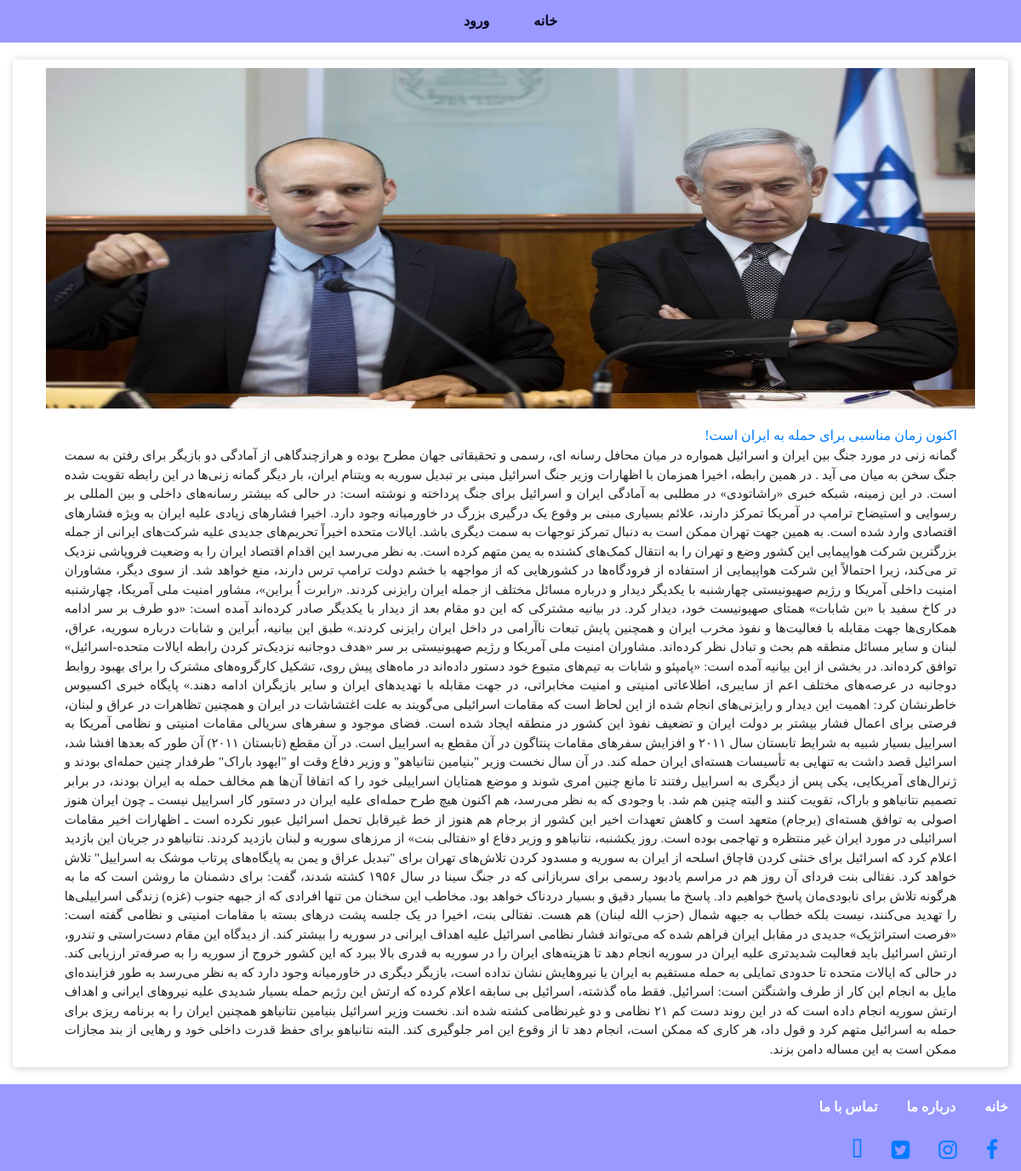
/readmore.php?postid=2, run on the app's committed database.
### tables this page shows
CREATE TABLE `menu` (
  `id` int(11) NOT NULL,
  `title` varchar(100) NOT NULL,
  `link` varchar(200) NOT NULL
);

CREATE TABLE `post` (
  `id` int(11) NOT NULL,
  `title` varchar(100) NOT NULL,
  `src` varchar(100) NOT NULL,
  `content` varchar(5000) NOT NULL
);

### readmore.php (the view, shortened to what this page needs)
<?php include ("header.php"); ?>
<?php include ("config.php"); ?>
<?php
$postid=$_GET["postid"];
$posrsql="SELECT * FROM  `post` WHERE `id`=$postid;";
$postquery=mysqli_query($connect,$posrsql);
while($postfetch=mysqli_fetch_assoc($postquery))
{
?>
    <div class="rm-big-content">
       <div class="rm-big-content-thumb">
        <img src=<?php echo $postfetch["src"]; ?>>
       </div>
       <div class="rm-big-content-txt">
        <a href="#"><?php echo $postfetch["title"]; ?></a>
        <p><?php echo $postfetch["content"]; ?></p>
       </div>
    </div>
<?php
}
?>
 <?php include ("footer.php"); ?>
</body>
</html>

### header.php (shortened to what this page needs)
<!DOCTYPE html>
<html>
<head>
    <link rel="stylesheet" href="https://cdnjs.cloudflare.com/ajax/libs/font-awesome/4.7.0/css/font-awesome.min.css">
    <link rel="stylesheet" href="css/bootstrap.min.css">
    <link rel="stylesheet" href="css/fontawesome.css">
	<link rel="stylesheet" href="css/style.css">
</head>
<body>
    <div class="menu">
            <ul class="nav justify-content-center">
            <?php
			 include ("config.php");
			 $mnu="SELECT * FROM  `menu` ORDER BY  `id` DESC ;";
			 $mnuresult=mysqli_query($connect,$mnu);
			 while($mnufetch=mysqli_fetch_assoc($mnuresult))
			 {
			?>
                <li class="nav-item active"><a href=<?php echo $mnufetch["link"] ?> class="nav-link"><?php echo $mnufetch["title"] ?></a></li>
                <?php
			 }
				?>
            </ul>
    </div>

### css/style.css (style rules this page uses)
*,div,p,ul { padding:0px; margin:0px; }
body { font-family:"b yekan"; direction: rtl; }
.menu { background-color: #9999ff; }
.menu li a { color:#00001a; font-weight: 800; }
.menu li { padding:5px 10px; border-radius: 10px; }
.rm-big-content { text-align: right; direction: rtl; margin: 20px 15px; border-radius: 5px; -webkit-box-shadow: 1px 1px 10px 0px rgba(204,204,204,1); -moz-box-shadow: 1px 1px 10px 0px rgba(204,204,204,1); box-shadow: 1px 1px 10px 0px rgba(204,204,204,1); padding: 10px; min-height: 500px; height: auto; }
.rm-big-content-thumb { text-align: center; margin-bottom: 20px; }
.rm-big-content-thumb img { height: 400px; width: 95%; margin: 0 auto; }
.rm-big-content-txt { padding: 0 40px; }
.rm-big-content-txt a { padding: 10px; }
.rm-big-content-txt p { height: auto; margin: 0 1%; text-align: justify; font-size: 15px; }

### data on the page
menu: title "خانه"
menu: title "ورود"
post: src (picture), title "اکنون زمان مناسبی برای حمله به ایران است!", content "گمانه زنی در مورد جنگ بین ایران و اسرائیل همواره در میان محافل رسانه ای، رسمی و تحقیقاتی جهان مطرح بوده و هرازچندگاهی از آمادگی دو بازیگر برای رفتن به سمت جنگ سخن به میان می آید . در همین رابطه، اخیرا همزمان با اظهارات وزیر جنگ اسرائیل مبنی بر تبدیل سوریه به ویتنام ایران، بار دیگر گمانه زنی‌ها در این رابطه تقویت شده است. در این زمینه، شبکه خبری «راشاتودی» در مطلبی به آمادگی ایران و اسرائیل برای جنگ پرداخته و نوشته است: در حالی که بیشتر رسانه‌های داخلی و بین المللی بر رسوایی و استیضاح ترامپ در آمریکا تمرکز دارند، علائم بسیاری مبنی بر وقوع یک درگیری بزرگ در خاورمیانه وجود دارد. اخیرا فشار‌های زیادی علیه ایران به ویژه فشار‌های اقتصادی وارد شده است. به همین جهت تهران ممکن است به دنبال تمرکز…"
